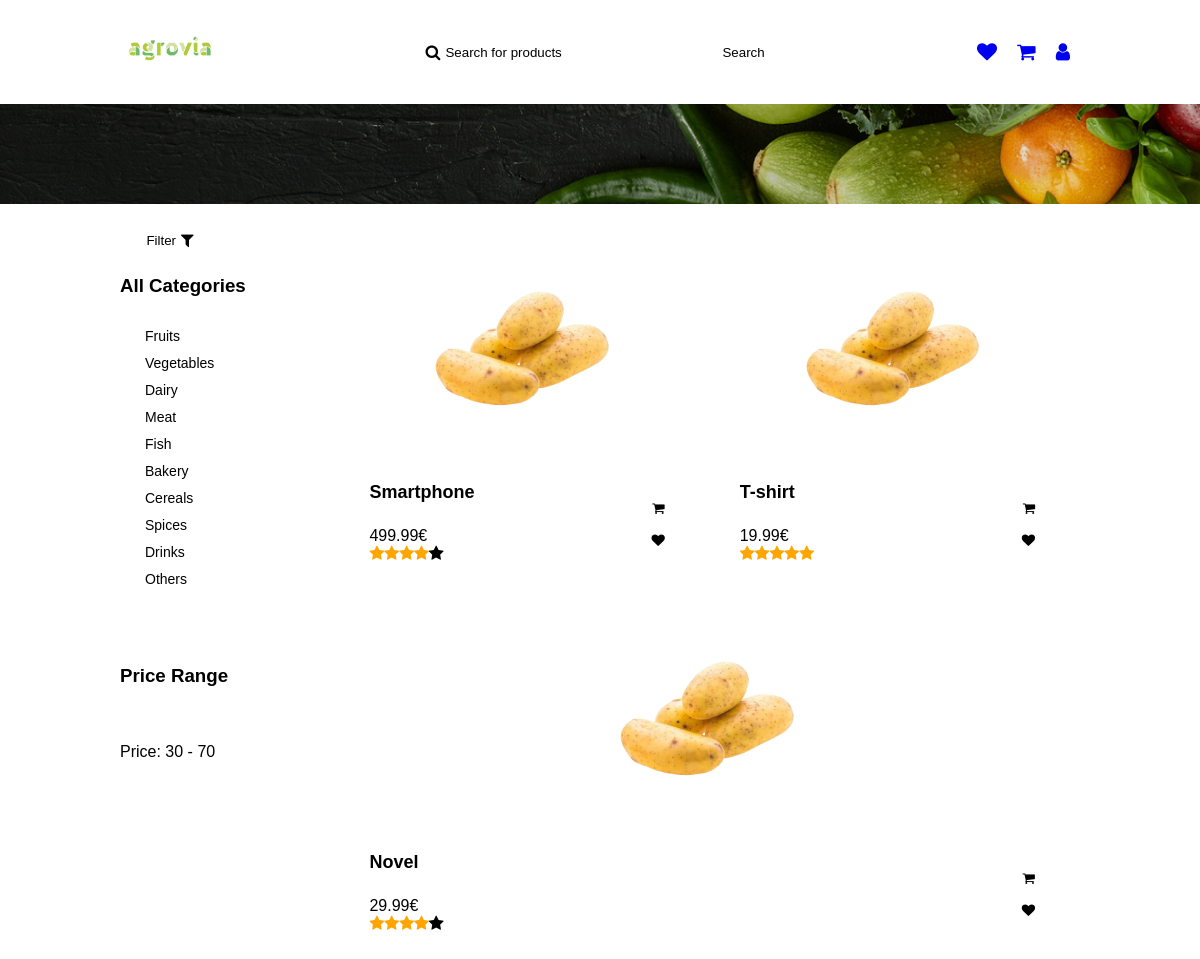
/pages/home.php, run on an earlier commit of the app's database.
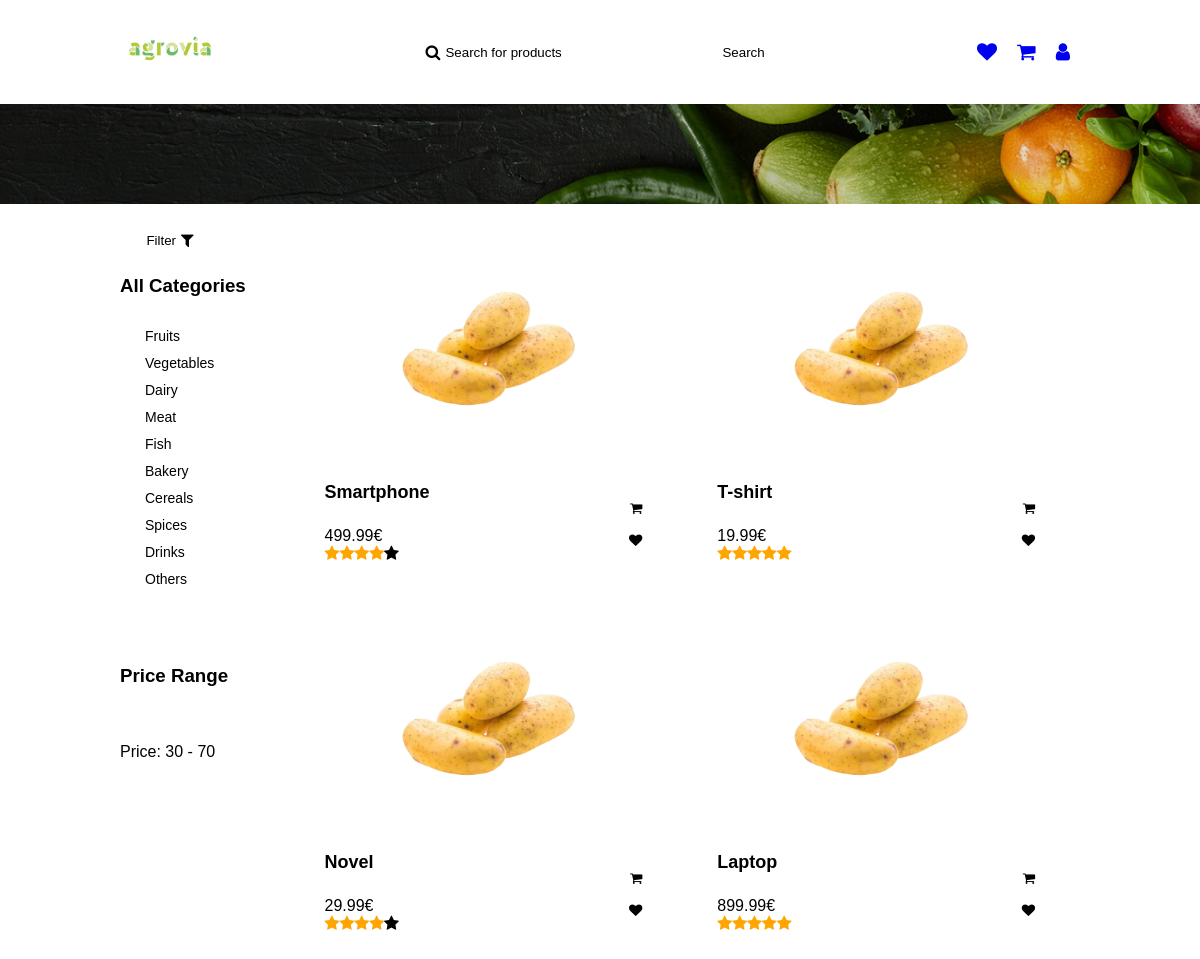
And on a later commit of the database.
### tables this page shows
CREATE TABLE Announce (
  id INTEGER PRIMARY KEY,
  id_category INTEGER,
  image TEXT,
  title TEXT,
  description TEXT,
  price FLOAT,
  quantity INTEGER,
  rating INTEGER,
  out_of_stock BOOLEAN,
  FOREIGN KEY (id_category) REFERENCES Category(id)
);

### php/announce.php (the view)
<?php
require '../php/pdo.php';
function get_all_announce()
{
    global $pdo;
    $query = "SELECT * FROM Announce";
    $stmt = $pdo->prepare($query);
    $stmt->execute();
    $announce = $stmt->fetchAll(PDO::FETCH_ASSOC);
    return $announce;
}
function generate_star($rating)
{
    $stars = "";
    for ($i = 0; $i < 5; $i++) {
        if ($i < $rating) {
            $stars .= "<i class='fa fa-star checked'></i>";
        } else {
            $stars .= "<i class='fa fa-star'></i>";
        }
    }
    return $stars;
}
function display_announce($announce)
{
    foreach ($announce as $row) {
        echo "<div class='announce'>";
        echo "<img src='../public/patate.png' alt='product'>";
        echo "<div class='infos'>";
        echo "<div class='details'>";
        echo "<h4>" . $row['title'] . "</h4>";
        echo "<span>" . $row['price'] . "€</span>";
        echo "<span class='rating '>";
        echo generate_star($row['rating']);
        echo "</span>";
        echo "</div>";
        echo "<div class='actions'>";
        echo "<button class='cart'><i class='fa fa-shopping-cart'></i></button>";
        echo "<button class='wish'><i class='fa fa-heart'></i></button>";
        echo "</div>";
        echo "</div>";
        echo "</div>";
    }
}
?>

### pages/home.php (shortened to what this page needs)
<!DOCTYPE html>
<html lang="en">
<head>
    <link rel="stylesheet" href="../../styles/home.css" onload="load_theme()">
    <link rel="stylesheet" href="https://cdnjs.cloudflare.com/ajax/libs/font-awesome/4.7.0/css/font-awesome.min.css">
</head>
<body>
    <header>
        <a href="#"><img src="../../assets/logo/agrovia-green.png" alt="logo"></a>
        <div class="search-bar">
            <form action="../../php/search-product.php">
                <span>
                    <i class="fa fa-search"></i>
                    <input type="text" name="search" id="search" placeholder="Search for products">
                </span>
                <button type="submit">Search</button>
            </form>
        </div>
        <div class="user">
            <a href="../../pages/user/wishlist.html">
                <i class="fa fa-heart"></i>
            </a>
            <a href="../../pages/user/cart.html">
                <i class="fa fa-shopping-cart"></i>
            </a>
            <a href="../../pages/user/user.html">
                <i class="fa fa-user"></i>
            </a>
        </div>
    </header>
    <div class="separator-background"></div>
    <div class="container">
        <div class="filter">
            <button class="filter-btn" onclick="toggleDropdown()">
                Filter <i class="fa fa-filter"></i>
            </button>
            <div class="categories-section">
                <h3>All Categories</h3>
                <div class="categories">
                    <span>
                        <input type="checkbox" id="fruits" name="category" value="fruits">
                        <label for="fruits">Fruits</label>
                    </span>
                    <span>
                        <input type="checkbox" id="vegetables" name="category" value="vegetables">
                        <label for="vegetables">Vegetables</label>
                    </span>
                    <span>
                        <input type="checkbox" id="dairy" name="category" value="dairy">
                        <label for="dairy">Dairy</label>
                    </span>
                    <span>
                        <input type="checkbox" id="meat" name="category" value="meat">
                        <label for="meat">Meat</label>
                    </span>
                    <span>
                        <input type="checkbox" id="fish" name="category" value="fish">
                        <label for="fish">Fish</label>
                    </span>
                    <span>
                        <input type="checkbox" id="bakery" name="category" value="bakery">
                        <label for="bakery">Bakery</label>
                    </span>
                    <span>
                        <input type="checkbox" id="cereals" name="category" value="cereals">
                        <label for="cereals">Cereals</label>
                    </span>
                    <span>
                        <input type="checkbox" id="spices" name="category" value="spices">
                        <label for="spices">Spices</label>
                    </span>
                    <span>
                        <input type="checkbox" id="drinks" name="category" value="drinks">
                        <label for="drinks">Drinks</label>
                    </span>
                    <span>
                        <input type="checkbox" id="others" name="category" value="others">
                        <label for="others">Others</label>
                    </span>
                </div>
            </div>
            <div class="price-section">
                <h3>Price Range</h3>
                <div class="slide-container">
                    <div class="slider-track"></div>
                </div>
                <div class="values">
                    <span>Price: </span>
                    <span id="range1">0</span>
                    <span> &dash; </span>
                    <span id="range2">100</span>
                </div>
            </div>
        </div>
        <div class="announce-section">
            <?php
            require '../php/announce.php';
            $announce = get_all_announce();
            display_announce($announce);
            ?>
        </div>
</body>
</html>

### styles/home.css (style rules this page uses)
header { display: flex; justify-content: space-between; align-items: center; }
header a img { width: 100px; }
header .search-bar { display: flex; align-items: center; }
header .search-bar form { display: flex; align-items: center; }
header .search-bar form span { display: flex; align-items: center; position: relative; }
header .search-bar form span i { position: absolute; left: 10px; color: var(--text); }
header .search-bar form span input { padding: 7px; border: 1px solid var(--secondary); border-radius: 5px 0 0 5px; padding-left: 30px; min-width: 300px; }
header .search-bar form span input::placeholder { color: var(--text); position: absolute; left: 30px; }
header .search-bar form button { padding: 7px; border-radius: 0 5px 5px 0; background-color: var(--secondary); color: var(--white); border: 1px solid var(--secondary); cursor: pointer; }
header .user { display: flex; align-items: center; }
header .user a { text-decoration: none; padding: 10px; }
header .user a i { font-size: 20px; color: var(--text); }
.separator-background { background-image: url("../../assets/backgrounds/separator-background.png"); background-size: cover; background-position: center; background-repeat: no-repeat; width: 100%; height: 100px; position: absolute; left: 0; }
.container { display: flex; margin-top: 120px; }
.filter-btn { display: flex; justify-content: center; align-items: center; padding: 8px; border: none; width: 100px; background-color: var(--secondary); border-radius: 25px; cursor: pointer; color: var(--white); transition: background-color 0.3s ease; }
.filter-btn i { margin-left: 5px; font-size: 16px; color: var(--white); }
.filter { display: flex; flex-direction: column; align-items: flex-start; width: 25%; }
.categories-section { display: flex; flex-direction: column; }
.categories { flex-direction: column; align-items: flex-start; margin-top: 10px; }
.categories span { display: flex; align-items: center; margin-bottom: 5px; }
.categories input[type="checkbox"] { margin-right: 5px; }
.categories label { font-size: 14px; color: var(--text-color); cursor: pointer; }
.categories span:last-child { margin-bottom: 20px; }
.categories input[type="checkbox"] { appearance: none; width: 16px; height: 16px; border: 2px solid var(--secondary); border-radius: 3px; cursor: pointer; }
.price-section { display: flex; flex-direction: column; margin-top: 20px; width: 75%; position: relative; }
.slide-container { position: relative; width: 100%; margin-top: 15px; }
.slider-track { width: 100%; height: 5px; position: absolute; margin: auto; top: 0; bottom: 0; border-radius: 5px; }
.values { margin-top: 22px; }
.announce-section { display: flex; flex-wrap: wrap; justify-content: flex-start; }
.announce { flex-grow: 1; flex-basis: 15%; display: flex; flex-direction: column; align-items: center; justify-content: flex-start; margin: 10px; padding: 10px; min-width: 250px; height: 350px; border-radius: 10px; background-color: var(--primary); border: 1px solid var(--text); }
.announce img { height: 65%; }
.announce .infos { display: flex; width: 100%; align-items: center; position: relative; }
.announce .infos .details { display: flex; flex-direction: column; margin-left: 10px; }
.announce .infos .details h4 { font-size: 18px; color: var(--text); }
.announce .infos .actions { display: flex; flex-direction: column; position: absolute; right: 15px; bottom: 10px; }
.announce .infos button { padding: 5px 10px; border: none; background-color: var(--secondary); color: var(--white); border-radius: 5px; cursor: pointer; margin-left: auto; margin-top: 7px; }
.checked { color: orange; }

### styles/global.css (style rules this page uses)
* { box-sizing: border-box; }
body, body.dark-theme, body.light-theme { font-family: "Overpass", sans-serif; -webkit-font-smoothing: antialiased; -moz-osx-font-smoothing: grayscale; background-color: var(--primary); color: var(--text); width: 80%; margin: 0 auto; transition: background-color 0.3s ease, transform 0.5s cubic-bezier(0.68, -0.55, 0.27, 1.55); }

What changed in the data, as far as the page shows it:
added announce: title "Laptop", price "899.99", rating 5 (drawn)
